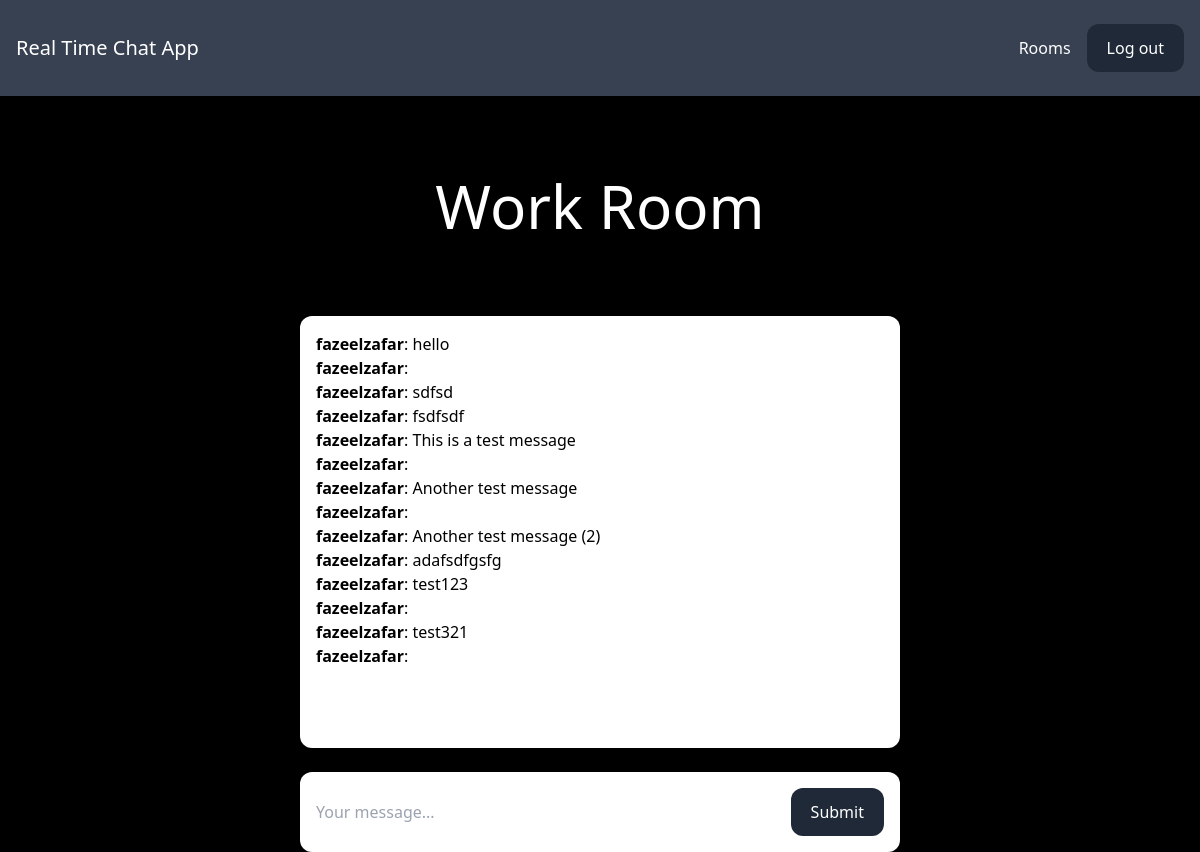
The page /rooms/work/ (signed in) on the database its author committed.
### room/models.py (models this page shows)
class Room (models.Model):
    name = models.CharField(max_length=255)
    slug = models.SlugField(unique=True)

class Message(models.Model):
    room = models.ForeignKey(Room, related_name='messages', on_delete=models.CASCADE)
    user = models.ForeignKey(User, related_name='messages', on_delete=models.CASCADE)
    content = models.TextField()
    date_added = models.DateTimeField(auto_now_add=True)
    class Meta:
        ordering = ('date_added',)

### room/views.py (the view)
# urls.py: path("rooms/", include('room.urls')),
@login_required
def room(request, slug):
    return render(request, 'room/room.html', {
        'room': Room.objects.get(slug=slug),
        'messages': Message.objects.filter(room__slug=slug)[:25]
    })

### room/templates/room/room.html (shortened to what this page needs)
{% extends 'core/base.html' %}
{% block content %}
<div class="p-10 lg:p-20 text-center">
    <h1 class="text-3xl lg:text-6xl text-white">{{ room.name }}</h1>
</div>
<div class="lg:w-2/4 mx-4 lg:mx-auto p-4 bg-white rounded-xl">
    <div class="chat-messages space-y-3" id="chat-messages">
        {% for m in messages %}<b>{{ m.user.username }}</b>: {{ m.content }}<br>{% endfor %}
    </div>
</div>
<div class="lg:w-2/4 mt-6 mx-4 lg:mx-auto p-4 bg-white rounded-xl">
    <form method="post" action="." class="flex">
        <input type="text" name="content" class="flex-1 mr-3" placeholder="Your message..." id="chat-message-input">
        <button class="px-5 py-3 rounded-xl text-white bg-gray-800 hover:bg-gray-600" id="chat-message-submit"
        >Submit</button>
    </form>
</div>
{% endblock %}

### core/templates/core/base.html (shortened to what this page needs)
<!DOCTYPE html>
<html>
    <head>
        <script src="https://cdn.tailwindcss.com"></script>
    </head>
    <body class="bg-black">
        <nav class="flex items-center justify-between px-4 py-6 bg-gray-700">
            <div>
                <a href="/" class="text-xl text-white">Real Time Chat App</a>
            </div>
            <div class="flex items-center space-x-4">
                {% if request.user.is_authenticated %}
                    <a href="/rooms/" class="text-white hover:bg-gray-600">Rooms</a>
                    <a href="/logout/" class="px-5 py-3 rounded-xl text-white bg-gray-800 hover:bg-gray-600">Log out</a>
                {% else %}
                    <a href="/login/" class="text-white hover:text-gray-200">Log in</a>
                    <a href="/signup/" class="px-5 py-3 rounded-xl text-white bg-gray-800 hover:bg-gray-600">Sign up</a>
                {% endif %}
            </div>
        </nav>
        {% block content %}
        {% endblock %}
    </body>
</html>

### core/templates/core/base.html (style rules this page uses)
.chat-messages { height: 400px; overflow-y: auto; }

### rows shown on the page
Room: name "Work Room"
Message: user.username "fazeelzafar", content "hello"
Message: user.username "fazeelzafar"
Message: user.username "fazeelzafar", content "sdfsd"
Message: user.username "fazeelzafar", content "fsdfsdf"
Message: user.username "fazeelzafar", content "This is a test message"
Message: user.username "fazeelzafar"
Message: user.username "fazeelzafar", content "Another test message"
Message: user.username "fazeelzafar"
Message: user.username "fazeelzafar", content "Another test message (2)"
Message: user.username "fazeelzafar", content "adafsdfgsfg"
Message: user.username "fazeelzafar", content "test123"
Message: user.username "fazeelzafar"
Message: user.username "fazeelzafar", content "test321"
Message: user.username "fazeelzafar"
